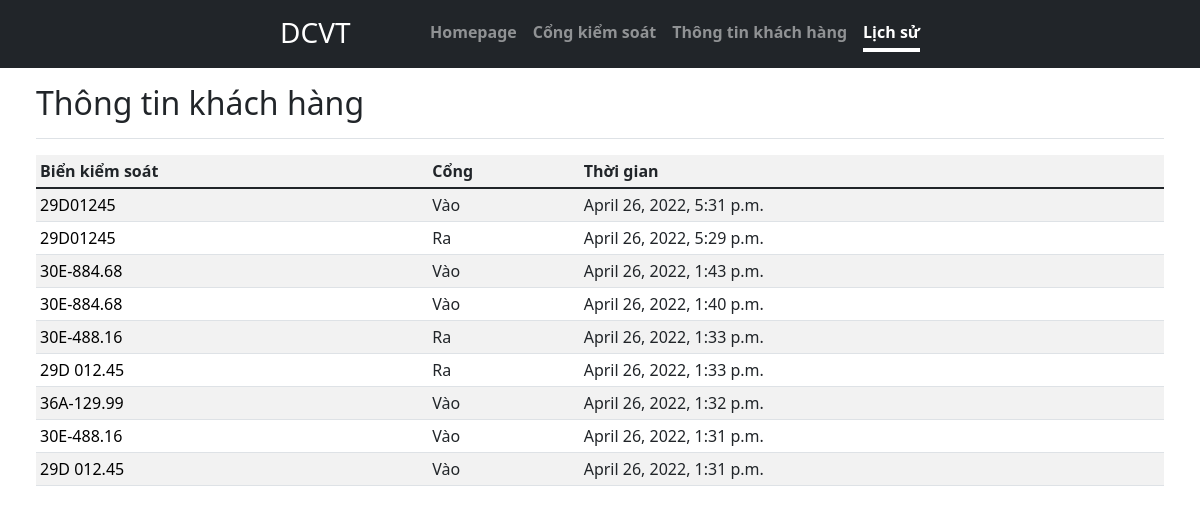
The page /polls/history/ on the database as committed earlier.
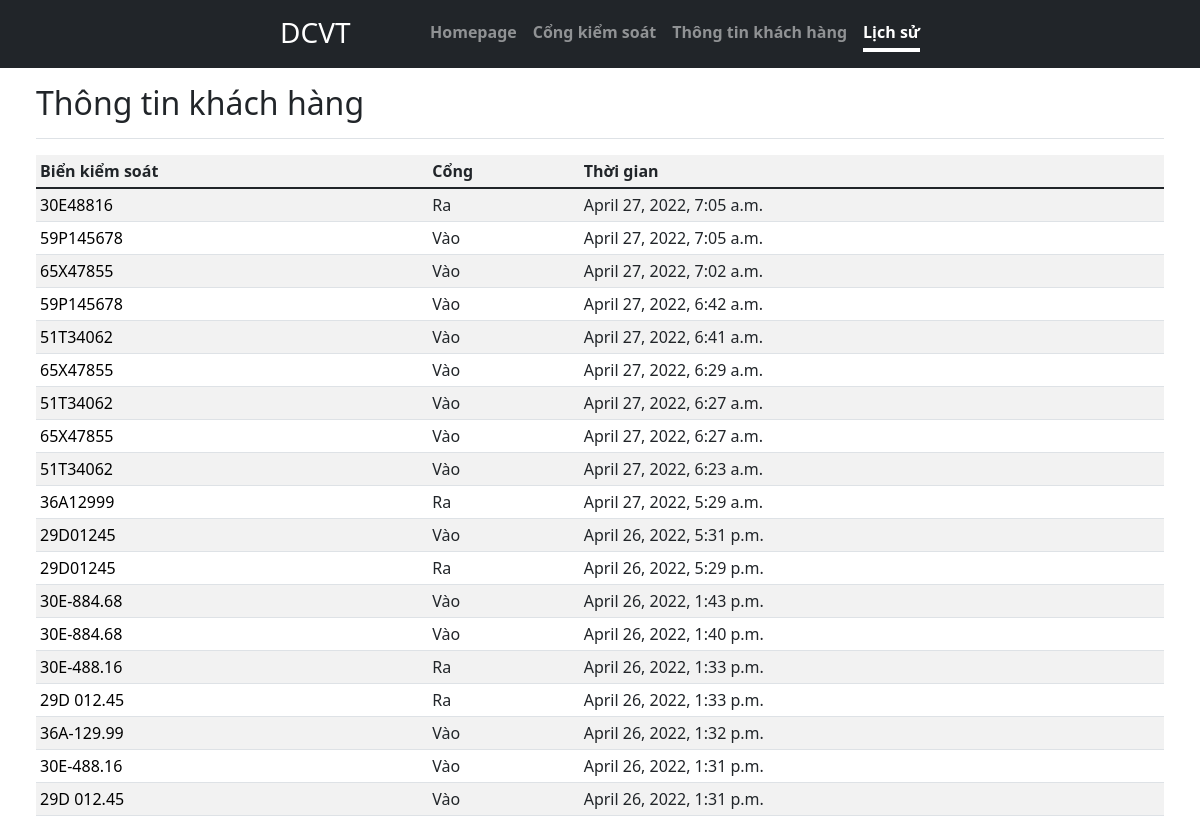
The same page on the database as committed later.
### polls/models.py (models this page shows)
class Parking(models.Model):
    id_cus= models.IntegerField()
    id_gate = models.IntegerField()
    imgtime = models.DateTimeField(default=timezone.now)
    bienso=models.CharField(max_length=15)

### polls/views.py (the view)
# urls.py: path('history/', history, name='history'),
def history(request):
    rec = Parking.objects.all().order_by('-imgtime')
    context = {"item": rec}
    return render(request, "t/history.html", context)

### polls/templates/t/history.html (shortened to what this page needs)
{% load static %}
<!doctype html>
<html lang="en">
  <head>
    <link href="{%static 'css/cover.css'%}" rel="stylesheet">
    <link href="{%static 'css/bootstrap.min.css' %}" rel="stylesheet">
  </head>
  <body>
    <div class="d-flex h-100 text-center text-white bg-dark">
      <div class="cover-container d-flex w-100 h-100 p-3 mx-auto flex-column">
        <header class="mb-auto">
          <div>
            <h3 class="float-md-start mb-0">DCVT</h3>
            <nav class="nav nav-masthead justify-content-center float-md-end">
              <a class="nav-link " aria-current="page" href="../../polls/home">Homepage</a>
              <a class="nav-link" href="../../polls/gate">Cổng kiểm soát</a>
              <a class="nav-link" href="../../polls/cus">Thông tin khách hàng</a>
              <a class="nav-link active" href="../../polls/history">Lịch sử</a>
            </nav>
          </div>
        </header>
      </div>
    </div>
<div class="container-fluid">
  <main class="col-md-9 ms-sm-auto col-lg-12 px-md-4">
    <div class="d-flex justify-content-between flex-wrap flex-md-nowrap align-items-center pt-3 pb-2 mb-3 border-bottom">
      <h1 class="h2">Thông tin khách hàng</h1>
    </div>
    <div class="table-responsive">
      <table class="table table-striped table-sm">
          <tr>
            <th scope="col">Biển kiểm soát</th>
            <th scope="col">Cổng</th>
            <th scope="col">Thời gian</th>
          </tr>
        <tbody>
          {% for i in item %}
            <tr>
              <td><a style="text-decoration: none; color: black" href="../cus/{{i.id_cus}}">{{i.bienso}}</a></td>
              {% if i.id_gate  == 1 %}
                <td>Vào</td>
              {% else %}
                <td>Ra</td>
              {% endif %}
              <td>{{i.imgtime}}</td>
            </tr>
          {% endfor %}
        </tbody>
      </table>
    </div>
  </main>
</div>
  </body>
</html>

### polls/static/css/cover.css (style rules this page uses)
.cover-container { max-width: 42em; }
.nav-masthead .nav-link { padding: .25rem 0; font-weight: 700; color: rgba(255, 255, 255, .5); background-color: transparent; border-bottom: .25rem solid transparent; }
.nav-masthead .nav-link + .nav-link { margin-left: 1rem; }
.nav-masthead .active { color: #fff; border-bottom-color: #fff; }

Rows that differ between the two databases and show on the page:
added Parking: bienso "30E48816", id_gate "Ra", imgtime "April 27, 2022, 7:05 a.m."
added Parking: bienso "59P145678", id_gate "Vào", imgtime "April 27, 2022, 7:05 a.m."
added Parking: bienso "65X47855", id_gate "Vào", imgtime "April 27, 2022, 7:02 a.m."
added Parking: bienso "59P145678", id_gate "Vào", imgtime "April 27, 2022, 6:42 a.m."
added Parking: bienso "51T34062", id_gate "Vào", imgtime "April 27, 2022, 6:41 a.m."
added Parking: bienso "65X47855", id_gate "Vào", imgtime "April 27, 2022, 6:29 a.m."
added Parking: bienso "51T34062", id_gate "Vào", imgtime "April 27, 2022, 6:27 a.m."
added Parking: bienso "65X47855", id_gate "Vào", imgtime "April 27, 2022, 6:27 a.m."
added Parking: bienso "51T34062", id_gate "Vào", imgtime "April 27, 2022, 6:23 a.m."
added Parking: bienso "36A12999", id_gate "Ra", imgtime "April 27, 2022, 5:29 a.m."
